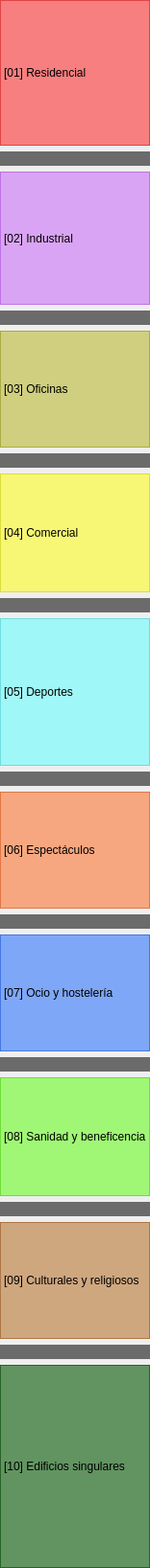
                     <widget class="QWidget" name="widget_22" native="true">
                      <property name="minimumSize">
                       <size>
                        <width>0</width>
                        <height>650</height>
                       </size>
                      </property>
                      <property name="maximumSize">
                       <size>
                        <width>145</width>
                        <height>1650</height>
                       </size>
                      </property>
                      <layout class="QVBoxLayout" name="verticalLayout_71">
                       <property name="spacing">
                        <number>6</number>
                       </property>
                       <property name="leftMargin">
                        <number>0</number>
                       </property>
                       <property name="topMargin">
                        <number>0</number>
                       </property>
                       <property name="rightMargin">
                        <number>0</number>
                       </property>
                       <property name="bottomMargin">
                        <number>0</number>
                       </property>
                       <item>
                        <widget class="QLabel" name="label_88">
                         <property name="minimumSize">
                          <size>
                           <width>0</width>
                           <height>152</height>
                          </size>
                         </property>
                         <property name="maximumSize">
                          <size>
                           <width>16777215</width>
                           <height>152</height>
                          </size>
                         </property>
                         <property name="styleSheet">
                          <string notr="true">color: rgb(0, 0, 0);
background-color: rgba(255, 0, 0, 120);</string>
                         </property>
                         <property name="frameShape">
                          <enum>QFrame::StyledPanel</enum>
                         </property>
                         <property name="frameShadow">
                          <enum>QFrame::Plain</enum>
                         </property>
                         <property name="text">
                          <string>[01] Residencial</string>
                         </property>
                        </widget>
                       </item>
                       <item>
                        <widget class="Line" name="line_61">
                         <property name="minimumSize">
                          <size>
                           <width>0</width>
                           <height>15</height>
                          </size>
                         </property>
                         <property name="styleSheet">
                          <string notr="true">gridline-color: rgb(107, 107, 107);
color: rgb(107, 107, 107);
background-color: rgb(107, 107, 107);
border-color: rgb(89, 89, 89);</string>
                         </property>
                         <property name="lineWidth">
                          <number>0</number>
                         </property>
                         <property name="midLineWidth">
                          <number>0</number>
                         </property>
                         <property name="orientation">
                          <enum>Qt::Horizontal</enum>
                         </property>
                        </widget>
                       </item>
                       <item>
                        <widget class="QLabel" name="label_91">
                         <property name="minimumSize">
                          <size>
                           <width>0</width>
                           <height>139</height>
                          </size>
                         </property>
                         <property name="maximumSize">
                          <size>
                           <width>16777215</width>
                           <height>139</height>
                          </size>
                         </property>
                         <property name="styleSheet">
                          <string notr="true">color: rgb(0, 0, 0);
background-color: rgba(170, 0, 255, 80);</string>
                         </property>
                         <property name="frameShape">
                          <enum>QFrame::StyledPanel</enum>
                         </property>
                         <property name="frameShadow">
                          <enum>QFrame::Plain</enum>
                         </property>
                         <property name="lineWidth">
                          <number>1</number>
                         </property>
                         <property name="text">
                          <string>[02] Industrial</string>
                         </property>
                         <property name="margin">
                          <number>0</number>
                         </property>
                        </widget>
                       </item>
                       <item>
                        <widget class="Line" name="line_62">
                         <property name="minimumSize">
                          <size>
                           <width>0</width>
                           <height>15</height>
                          </size>
                         </property>
                         <property name="styleSheet">
                          <string notr="true">gridline-color: rgb(107, 107, 107);
color: rgb(107, 107, 107);
background-color: rgb(107, 107, 107);
border-color: rgb(89, 89, 89);</string>
                         </property>
                         <property name="lineWidth">
                          <number>0</number>
                         </property>
                         <property name="midLineWidth">
                          <number>0</number>
                         </property>
                         <property name="orientation">
                          <enum>Qt::Horizontal</enum>
                         </property>
                        </widget>
                       </item>
                       <item>
                        <widget class="QLabel" name="label_94">
                         <property name="minimumSize">
                          <size>
                           <width>0</width>
                           <height>122</height>
                          </size>
                         </property>
                         <property name="maximumSize">
                          <size>
                           <width>16777215</width>
                           <height>122</height>
                          </size>
                         </property>
                         <property name="styleSheet">
                          <string notr="true">color: rgb(0, 0, 0);
background-color: rgb(170, 170, 0,120);</string>
                         </property>
                         <property name="frameShape">
                          <enum>QFrame::StyledPanel</enum>
                         </property>
                         <property name="frameShadow">
                          <enum>QFrame::Plain</enum>
                         </property>
                         <property name="lineWidth">
                          <number>1</number>
                         </property>
                         <property name="text">
                          <string>[03] Oficinas</string>
                         </property>
                         <property name="margin">
                          <number>0</number>
                         </property>
                        </widget>
                       </item>
                       <item>
                        <widget class="Line" name="line_63">
                         <property name="minimumSize">
                          <size>
                           <width>0</width>
                           <height>15</height>
                          </size>
                         </property>
                         <property name="styleSheet">
                          <string notr="true">gridline-color: rgb(107, 107, 107);
color: rgb(107, 107, 107);
background-color: rgb(107, 107, 107);
border-color: rgb(89, 89, 89);</string>
                         </property>
                         <property name="lineWidth">
                          <number>0</number>
                         </property>
                         <property name="midLineWidth">
                          <number>0</number>
                         </property>
                         <property name="orientation">
                          <enum>Qt::Horizontal</enum>
                         </property>
                        </widget>
                       </item>
                       <item>
                        <widget class="QLabel" name="label_97">
                         <property name="minimumSize">
                          <size>
                           <width>0</width>
                           <height>124</height>
                          </size>
                         </property>
                         <property name="maximumSize">
                          <size>
                           <width>16777215</width>
                           <height>124</height>
                          </size>
                         </property>
                         <property name="styleSheet">
                          <string notr="true">color: rgb(0, 0, 0);
background-color: rgb(255, 255, 0, 130)</string>
                         </property>
                         <property name="frameShape">
                          <enum>QFrame::StyledPanel</enum>
                         </property>
                         <property name="frameShadow">
                          <enum>QFrame::Plain</enum>
                         </property>
                         <property name="lineWidth">
                          <number>1</number>
                         </property>
                         <property name="text">
                          <string>[04] Comercial</string>
                         </property>
                         <property name="margin">
                          <number>0</number>
                         </property>
                        </widget>
                       </item>
                       <item>
                        <widget class="Line" name="line_64">
                         <property name="minimumSize">
                          <size>
                           <width>0</width>
                           <height>15</height>
                          </size>
                         </property>
                         <property name="styleSheet">
                          <string notr="true">gridline-color: rgb(107, 107, 107);
color: rgb(107, 107, 107);
background-color: rgb(107, 107, 107);
border-color: rgb(89, 89, 89);</string>
                         </property>
                         <property name="lineWidth">
                          <number>0</number>
                         </property>
                         <property name="midLineWidth">
                          <number>0</number>
                         </property>
                         <property name="orientation">
                          <enum>Qt::Horizontal</enum>
                         </property>
                        </widget>
                       </item>
                       <item>
                        <widget class="QLabel" name="label_100">
                         <property name="minimumSize">
                          <size>
                           <width>0</width>
                           <height>154</height>
                          </size>
                         </property>
                         <property name="maximumSize">
                          <size>
                           <width>16777215</width>
                           <height>154</height>
                          </size>
                         </property>
                         <property name="styleSheet">
                          <string notr="true">color: rgb(0, 0, 0);
background-color: rgb(85, 255, 255,130);</string>
                         </property>
                         <property name="frameShape">
                          <enum>QFrame::StyledPanel</enum>
                         </property>
                         <property name="frameShadow">
                          <enum>QFrame::Plain</enum>
                         </property>
                         <property name="lineWidth">
                          <number>1</number>
                         </property>
                         <property name="text">
                          <string>[05] Deportes</string>
                         </property>
                         <property name="margin">
                          <number>0</number>
                         </property>
                        </widget>
                       </item>
                       <item>
                        <widget class="Line" name="line_65">
                         <property name="minimumSize">
                          <size>
                           <width>0</width>
                           <height>15</height>
                          </size>
                         </property>
                         <property name="styleSheet">
                          <string notr="true">gridline-color: rgb(107, 107, 107);
color: rgb(107, 107, 107);
background-color: rgb(107, 107, 107);
border-color: rgb(89, 89, 89);</string>
                         </property>
                         <property name="lineWidth">
                          <number>0</number>
                         </property>
                         <property name="midLineWidth">
                          <number>0</number>
                         </property>
                         <property name="orientation">
                          <enum>Qt::Horizontal</enum>
                         </property>
                        </widget>
                       </item>
                       <item>
                        <widget class="QLabel" name="label_104">
                         <property name="minimumSize">
                          <size>
                           <width>0</width>
                           <height>122</height>
                          </size>
                         </property>
                         <property name="maximumSize">
                          <size>
                           <width>16777215</width>
                           <height>122</height>
                          </size>
                         </property>
                         <property name="styleSheet">
                          <string notr="true">color: rgb(0, 0, 0);
background-color: rgb(255, 85, 0,120);</string>
                         </property>
                         <property name="frameShape">
                          <enum>QFrame::StyledPanel</enum>
                         </property>
                         <property name="frameShadow">
                          <enum>QFrame::Plain</enum>
                         </property>
                         <property name="lineWidth">
                          <number>1</number>
                         </property>
                         <property name="text">
                          <string>[06] Espectáculos</string>
                         </property>
                         <property name="margin">
                          <number>0</number>
                         </property>
                        </widget>
                       </item>
                       <item>
                        <widget class="Line" name="line_66">
                         <property name="minimumSize">
                          <size>
                           <width>0</width>
                           <height>15</height>
                          </size>
                         </property>
                         <property name="styleSheet">
                          <string notr="true">gridline-color: rgb(107, 107, 107);
color: rgb(107, 107, 107);
background-color: rgb(107, 107, 107);
border-color: rgb(89, 89, 89);</string>
                         </property>
                         <property name="lineWidth">
                          <number>0</number>
                         </property>
                         <property name="midLineWidth">
                          <number>0</number>
                         </property>
                         <property name="orientation">
                          <enum>Qt::Horizontal</enum>
                         </property>
                        </widget>
                       </item>
                       <item>
                        <widget class="QLabel" name="label_107">
                         <property name="minimumSize">
                          <size>
                           <width>0</width>
                           <height>122</height>
                          </size>
                         </property>
                         <property name="maximumSize">
                          <size>
                           <width>16777215</width>
                           <height>122</height>
                          </size>
                         </property>
                         <property name="styleSheet">
                          <string notr="true">color: rgb(0, 0, 0);
background-color: rgb(0, 85, 255,120);</string>
                         </property>
                         <property name="frameShape">
                          <enum>QFrame::StyledPanel</enum>
                         </property>
                         <property name="frameShadow">
                          <enum>QFrame::Plain</enum>
                         </property>
                         <property name="lineWidth">
                          <number>1</number>
                         </property>
                         <property name="text">
                          <string>[07] Ocio y hostelería</string>
                         </property>
                         <property name="margin">
                          <number>0</number>
                         </property>
                        </widget>
                       </item>
                       <item>
                        <widget class="Line" name="line_67">
                         <property name="minimumSize">
                          <size>
                           <width>0</width>
                           <height>15</height>
                          </size>
                         </property>
                         <property name="styleSheet">
                          <string notr="true">gridline-color: rgb(107, 107, 107);
color: rgb(107, 107, 107);
background-color: rgb(107, 107, 107);
border-color: rgb(89, 89, 89);</string>
                         </property>
                         <property name="lineWidth">
                          <number>0</number>
                         </property>
                         <property name="midLineWidth">
                          <number>0</number>
                         </property>
                         <property name="orientation">
                          <enum>Qt::Horizontal</enum>
                         </property>
                        </widget>
                       </item>
                       <item>
                        <widget class="QLabel" name="label_110">
                         <property name="minimumSize">
                          <size>
                           <width>0</width>
                           <height>124</height>
                          </size>
                         </property>
                         <property name="maximumSize">
                          <size>
                           <width>16777215</width>
                           <height>124</height>
                          </size>
                         </property>
                         <property name="styleSheet">
                          <string notr="true">color: rgb(0, 0, 0);
background-color: rgb(85, 255, 0,130);</string>
                         </property>
                         <property name="frameShape">
                          <enum>QFrame::StyledPanel</enum>
                         </property>
                         <property name="frameShadow">
                          <enum>QFrame::Plain</enum>
                         </property>
                         <property name="lineWidth">
                          <number>1</number>
                         </property>
                         <property name="text">
                          <string>[08] Sanidad y beneficencia</string>
                         </property>
                         <property name="margin">
                          <number>0</number>
                         </property>
                        </widget>
                       </item>
                       <item>
                        <widget class="Line" name="line_68">
                         <property name="minimumSize">
                          <size>
                           <width>0</width>
                           <height>15</height>
                          </size>
                         </property>
                         <property name="styleSheet">
                          <string notr="true">gridline-color: rgb(107, 107, 107);
color: rgb(107, 107, 107);
background-color: rgb(107, 107, 107);
border-color: rgb(89, 89, 89);</string>
                         </property>
                         <property name="lineWidth">
                          <number>0</number>
                         </property>
                         <property name="midLineWidth">
                          <number>0</number>
                         </property>
                         <property name="orientation">
                          <enum>Qt::Horizontal</enum>
                         </property>
                        </widget>
                       </item>
                       <item>
                        <widget class="QLabel" name="label_113">
                         <property name="minimumSize">
                          <size>
                           <width>0</width>
                           <height>122</height>
                          </size>
                         </property>
                         <property name="maximumSize">
                          <size>
                           <width>16777215</width>
                           <height>122</height>
                          </size>
                         </property>
                         <property name="styleSheet">
                          <string notr="true">color: rgb(0, 0, 0);
background-color: rgb(170, 85, 0,120);</string>
                         </property>
                         <property name="frameShape">
                          <enum>QFrame::StyledPanel</enum>
                         </property>
                         <property name="frameShadow">
                          <enum>QFrame::Plain</enum>
                         </property>
                         <property name="lineWidth">
                          <number>1</number>
                         </property>
                         <property name="text">
                          <string>[09] Culturales y religiosos</string>
                         </property>
                         <property name="margin">
                          <number>0</number>
                         </property>
                        </widget>
                       </item>
                       <item>
                        <widget class="Line" name="line_69">
                         <property name="minimumSize">
                          <size>
                           <width>0</width>
                           <height>15</height>
                          </size>
                         </property>
                         <property name="styleSheet">
                          <string notr="true">gridline-color: rgb(107, 107, 107);
color: rgb(107, 107, 107);
background-color: rgb(107, 107, 107);
border-color: rgb(89, 89, 89);</string>
                         </property>
                         <property name="lineWidth">
                          <number>0</number>
                         </property>
                         <property name="midLineWidth">
                          <number>0</number>
                         </property>
                         <property name="orientation">
                          <enum>Qt::Horizontal</enum>
                         </property>
                        </widget>
                       </item>
                       <item>
                        <widget class="QLabel" name="label_118">
                         <property name="minimumSize">
                          <size>
                           <width>0</width>
                           <height>212</height>
                          </size>
                         </property>
                         <property name="maximumSize">
                          <size>
                           <width>16777215</width>
                           <height>212</height>
                          </size>
                         </property>
                         <property name="contextMenuPolicy">
                          <enum>Qt::PreventContextMenu</enum>
                         </property>
                         <property name="styleSheet">
                          <string notr="true">color: rgb(0, 0, 0);
background-color: rgb(0, 85, 0,150);</string>
                         </property>
                         <property name="frameShape">
                          <enum>QFrame::StyledPanel</enum>
                         </property>
                         <property name="text">
                          <string>[10] Edificios singulares</string>
                         </property>
                        </widget>
                       </item>
                      </layout>
                     </widget>
